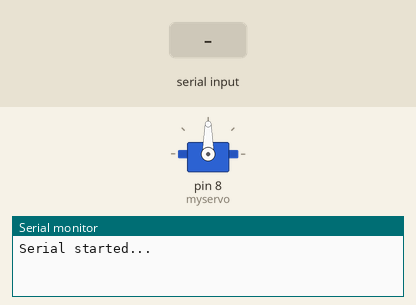
Recording of a sketch running on a simulated Arduino Uno, built with avr-gcc and run on an emulated ATmega328P. Parts: servo, the last lines printed to the serial monitor. The test bench sets the inputs (shaded band).

Above: at 1.2 s.
1.3 s: "U" received over Serial
At 2.1 s:
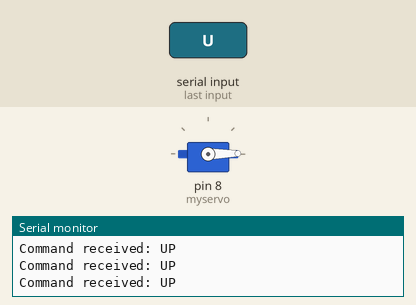
2.8 s: "D" received over Serial
At 3.6 s:
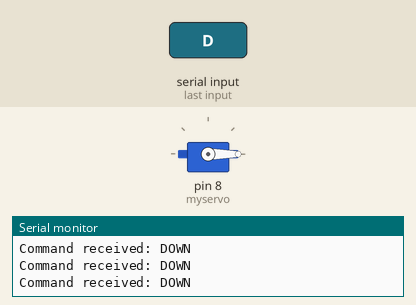
Timing chart, 0 to 5.8 s (numbered marks = the images above; inputs shaded):
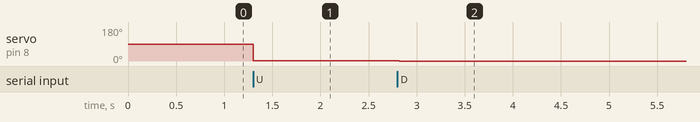

Measured:
- after the input at 1.3 s, servo on pin 8 (myservo): 90° → 1° at once
- after the input at 2.8 s, servo on pin 8 (myservo): 1° → 0° at once

The sketch:

scratch.ino
```cpp
#include <Servo.h>
Servo myservo;

int globalPos=0;
char appCommand;

int incPos(int localPos){
  localPos+=1;
  return localPos;
}

int decPos(int localPos){
  localPos-=1;
  return localPos;
}

void elevationUp(int localPos){
  myservo.write(incPos(localPos));
  globalPos=localPos;
}

void elevationDown(int localPos){
  myservo.write(decPos(localPos));
  globalPos=localPos;
}

void setup() {
  // put your setup code here, to run once:
  Serial.begin(9600);
  Serial.println("Serial started...");
  myservo.attach(8);


}

void loop() {
  // put your main code here, to run repeatedly:
 if(Serial.available()){
    appCommand = Serial.read();
    Serial.println(appCommand);
 }

 switch (appCommand){
        case 'U':
        elevationUp(globalPos);
        Serial.println("Command received: UP");


        break;

        case 'D':
        elevationDown(globalPos);
        Serial.println("Command received: DOWN");

        break;

        case 'S':
        //stopAll();
        Serial.println("Command received: STOP");
      }
}
```
